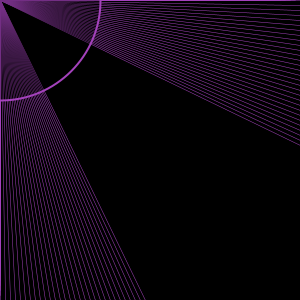
Frame 1 (no input)
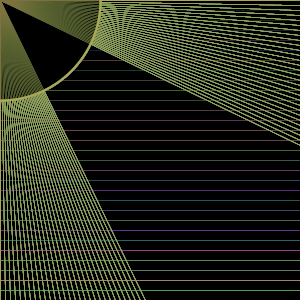
Frame 60 (the mouse pressed at the canvas centre just before this capture)
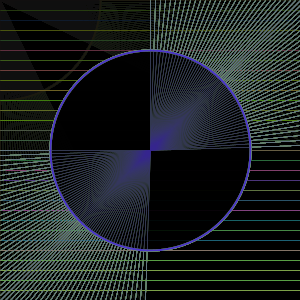
Frame 120 (the mouse held since frame 60 and released just before this capture)

The Processing sketch that drew these frames (run headless with seeded random() and noise(); from frame 60 on, the mouse is pressed at the canvas centre):

// Processing sketch: processing_35091
// ── processing_35091.pde

void setup(){
  size(300,300);
  background(0);
  smooth();
  frameRate(10);
}

int c =0;

void draw(){
  
  float a;
  float b;
  a = random(0,width);
  b = random(0,height);

  c += 10;
  
  /*for (int x = 40; x < width-40; x+=20){
      strokeWeight(1);
      colorMode(RGB,300);
      stroke(a,b,300-b);
      ellipse(x,c,40,40);
    }
    */
  strokeWeight(.5);
  line(0,c,width,c);
  line(0,c+20,width,c+20);
  line(0,c+40,width,c+40);
  line(0,c+60,width,c+60);
  line(0,c+80,width,c+80);
  line(0,c+100,width,c+100);
  line(0,c+120,width,c+120);
  line(0,c+140,width,c+140);
  line(0,c+160,width,c+160);
  line(0,c+180,width,c+180);
  line(0,c+200,width,c+200);
  line(0,c+220,width,c+220);
  line(0,c+240,width,c+240);
  line(0,c+260,width,c+260);
  line(0,c+280,width,c+280);
  line(0,c+300,width,c+300);
  if (c > height){
    c = 0;
  }
  noStroke();
  fill(0,10);
  rect(0,0,width,height);
  for (int y = height/2; y< height; y += 5){
    strokeWeight(.5);
    colorMode(RGB,300);
    stroke(a,b,300-b);
    line(0,y,mouseX,mouseY);
    //line(0,y,a,b);
  }
  for (int y = 0; y< height/2; y += 5){
    strokeWeight(.5);
    colorMode(RGB,300);
    stroke(a,b,300-b);
    line(width,y,mouseX,mouseY);
    //line(width,y,a,b);
  }
  for (int x = width/2; x< width; x += 5){
    strokeWeight(.5);
    colorMode(RGB,300);
    stroke(a,b,300-b);
    line(x,0,mouseX,mouseY);
    //line(x,0,a,b);
  }
  for (int x = 0; x< width/2; x += 5){
    strokeWeight(.5);
    colorMode(RGB,300);
    stroke(a,b,300-b);
    line(x,height,mouseX,mouseY);
    //line(x,height,a,b);
  }
  fill(0,90);
  strokeWeight(2);
  ellipse(mouseX,mouseY,200,200);
}
